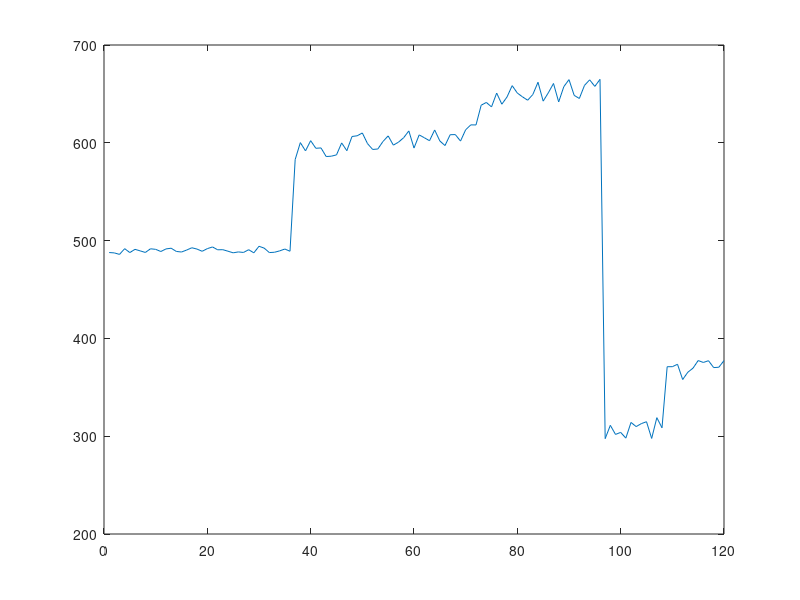

The MATLAB script that drew this image:
%car cost calculator

time = 1:120;%times in months
o=ones(size(time));
z=zeros(size(time));

c=[o(1:36) z(37:end)];

load('fuel')

%Leaf calculations 36 mo lease

monthly_miles =700.*c;

monthly_payment = 240*c;

mkwh = 3.8;%miles per kWh
kwh = .19;%cost per kWh
efficiecny = .92;%efficiency of charging

maintenance = 20.*c;

insurance = 72.*c;

leaf_cost = monthly_payment + (monthly_miles./mkwh)./efficiency*kwh + maintenance + insurance;

%Golf details

monthly_miles = [o(1:36).*200 100.*o(37:end)];%vector of monthly mileage over time

monthly_payment = 0;%[0.*ones(1,24) 351.*ones(1,60) zeros(1,36)];

mpg = 27.5;
premium = 0.2;

maintenance = monthly_miles.*.12;%[zeros(1,60) monthly_miles(61:84).*.05 monthly_miles(85:end).*.1];%vector of monthly maintenance over time

insurance =  66.*o;%[z(1:24) 72.*o(25:end)];

gti_cost = monthly_payment + (monthly_miles./mpg).*(fuel+premium) + maintenance + insurance;



%New car details
c=[z(1:36) o(37:end)];

monthly_miles = c.*800;%vector of monthly mileage over time

monthly_payment = [c(1:96).*351 z(97:end)];%[0.*ones(1,24) 351.*ones(1,60) zeros(1,36)];

mpg = 40;
premium = 0.2;

mkwh = inf;%miles per kwH
kwh = .19;%cost per kwh
efficiency = .85;%proportion of electricity that goes to car

maintenance = [z(1:72) monthly_miles(73:108).*.05 monthly_miles(109:end).*.12];%[zeros(1,60) monthly_miles(61:84).*.05 monthly_miles(85:end).*.1];%vector of monthly maintenance over time

insurance =  72.*c;%[z(1:24) 72.*o(25:end)];

new_golf_cost = monthly_payment + (monthly_miles./mpg).*(fuel+premium) + (monthly_miles./mkwh)./efficiency*kwh + maintenance + insurance;

leaf_total_cost = leaf_cost + gti_cost + new_golf_cost;

plot(leaf_total_cost);